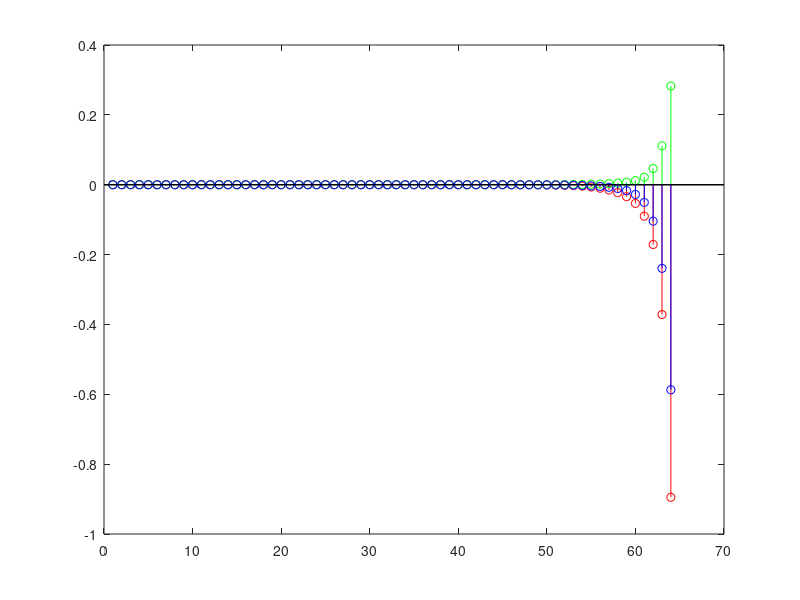
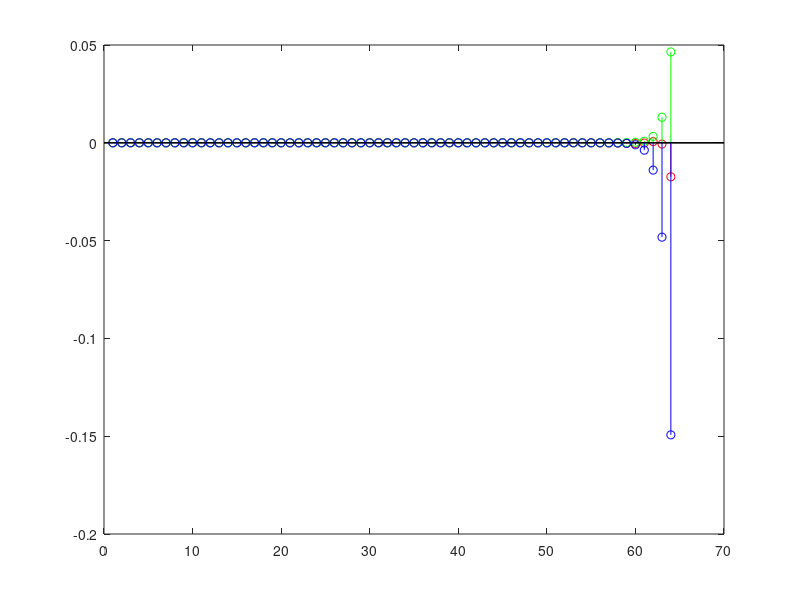
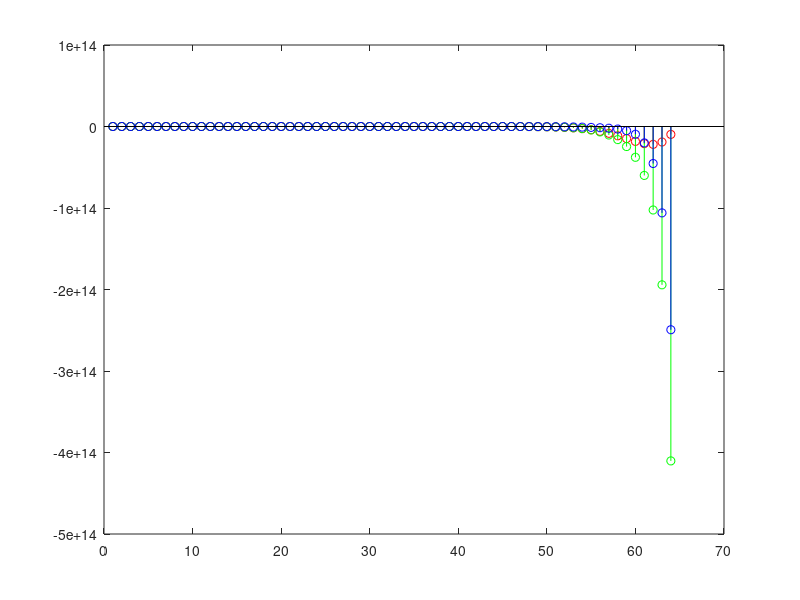

Reproduce these figures in MATLAB, in order.
%ex3
close all;
clear;

fs = 64;
[blow,alow] = butter(fs, 0.2, 'low');
[bband,aband] = butter(fs, [0.2 0.4], 'bandpass');
[bhigh,ahigh] = butter(fs, 0.2, 'high');

f1 = 3000/fs;
f2 = 15000/fs;
f3 = 30000/fs;

t = linspace(0, 63, 64);
sin1 = sin(2*pi*t*f1);
sin2 = sin(2*pi*t*f2);
sin3 = sin(2*pi*t*f3);

sinus = [sin1; sin2; sin3];
color = ['r' 'g' 'b'];

 figure;
 title('hlow');
 a = zeros(1,65);
 for i = 1 : 3
    sin = sinus(i,:);
    hlowsin = filter(blow,alow,sin);
    ff = fft(hlowsin);
    stem(hlowsin,color(i));
    hold on;
 end
 
 figure;
 title('hband');
 for i = 1 : 3
    sin = sinus(i,:);
    hbandsin = filter(bband,aband,sin);
    ff = fft(hbandsin);
    stem(hbandsin,color(i));
    hold on; 
 end
 
 figure;
 title('hhigh');
 for i = 1 : 3
    sin = sinus(i,:);
    hhighsin = filter(bhigh,ahigh,sin);
    ff = fft(hhighsin);
    stem(hhighsin,color(i));
    hold on; 
 end